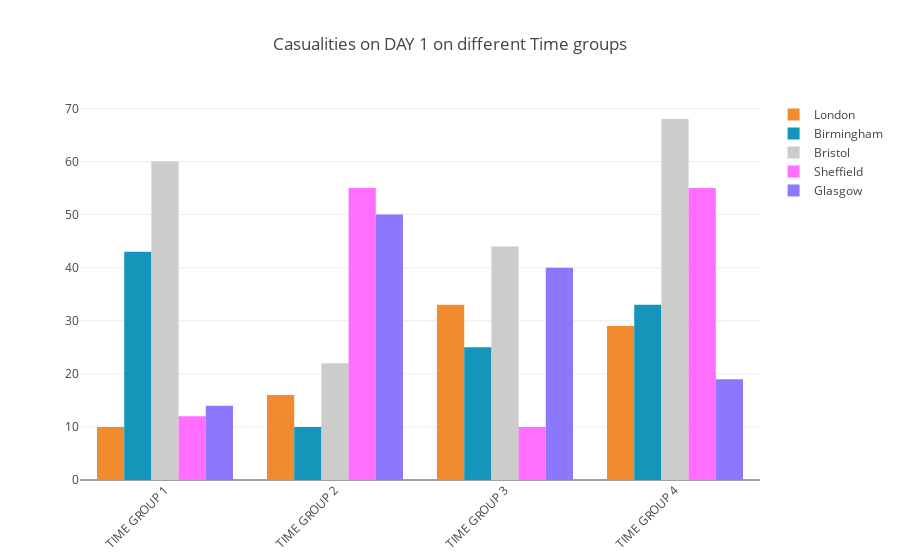
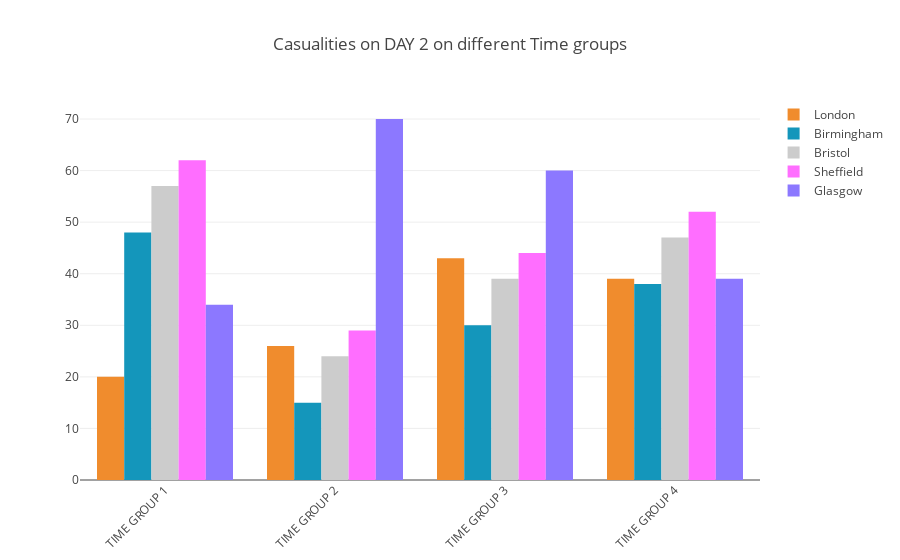
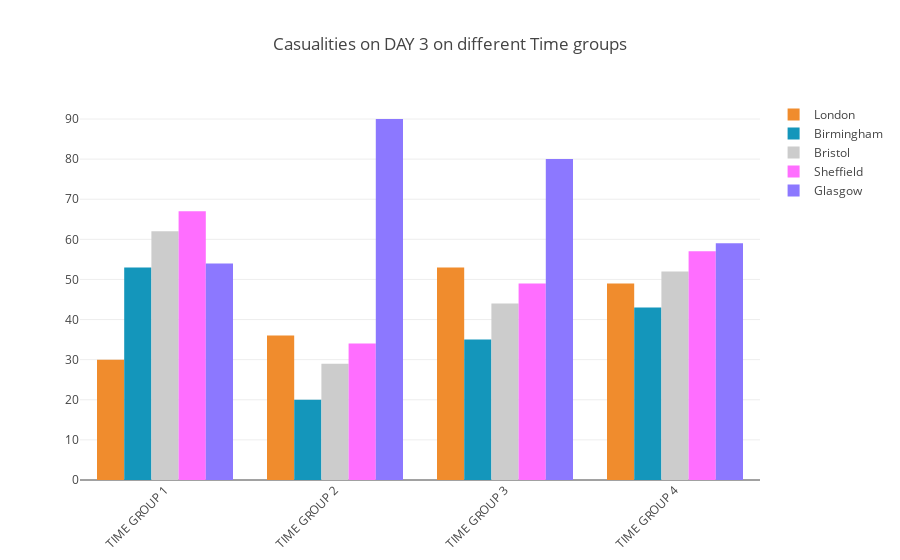
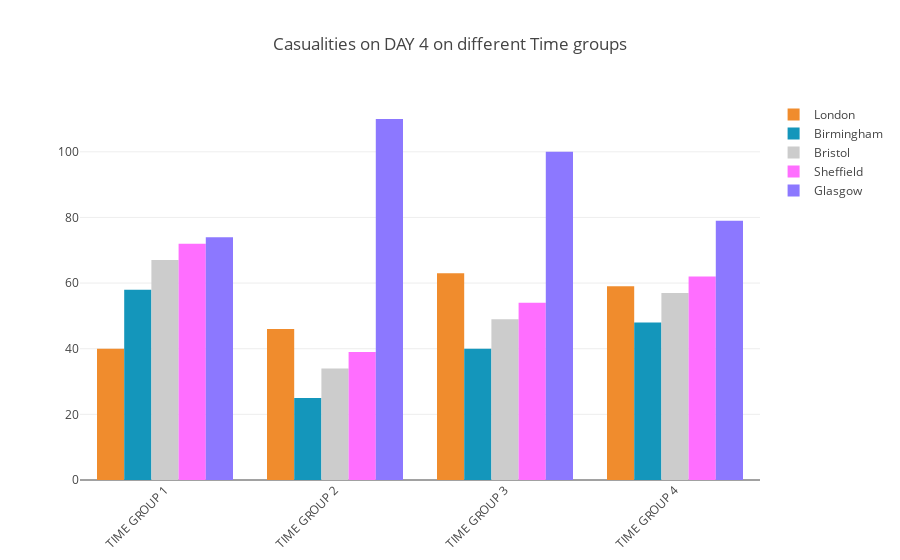

The cell these charts' notebook holds for them, in order:
### Markdown cell above
# Analysing accidents in Different Time Groups of each City on each Day
# (7 Graphs)

### Code cell
##Due to less data , random values are taken which can be easily replaced by orginal data when proper dataset is present
for i in range(7):
    London_plot = go.Bar(
    x=['TIME GROUP 1', 'TIME GROUP 2', 'TIME GROUP 3', 'TIME GROUP 4'],
    y=randomdata[0],
    name='London',
    marker=dict(
        color='rgb(240, 140, 45)',
        )
    )
    Birmingham_plot = go.Bar(
        x=['TIME GROUP 1', 'TIME GROUP 2', 'TIME GROUP 3', 'TIME GROUP 4'],
        y=randomdata[1],
        name='Birmingham',
        marker=dict(
            color='rgb(20, 150, 187)',
        )
    )
    Bristol_plot = go.Bar(
        x=['TIME GROUP 1', 'TIME GROUP 2', 'TIME GROUP 3', 'TIME GROUP 4'],
        y=randomdata[2],
        name='Bristol ',
        marker=dict(
            color='rgb(204,204,204)',
        )
    )
    Sheffield_plot = go.Bar(
        x=['TIME GROUP 1', 'TIME GROUP 2', 'TIME GROUP 3', 'TIME GROUP 4'],
        y=randomdata[3],
        name='Sheffield ',
        marker=dict(
            color='rgb(260, 110, 345)',
        )
    )
    Glasgow_plot = go.Bar(
        x=['TIME GROUP 1', 'TIME GROUP 2', 'TIME GROUP 3', 'TIME GROUP 4'],
        y=randomdata[4],
        name='Glasgow',
        marker=dict(
            color='rgb(140, 120, 415)',
        )
    )
    data = [London_plot,Birmingham_plot,Bristol_plot,Sheffield_plot,Glasgow_plot]
    layout = go.Layout(
        title = 'Casualities on DAY %d on different Time groups'%(i+1),
        xaxis=dict(tickangle=-45),
        barmode='group',
    )

    fig = dict(data=data, layout=layout)
    iplot(fig)
    randomdata[0]=randomdata[0]+10
    randomdata[1]=randomdata[1]+5
    randomdata[2]=randomdata[1]+9 
    randomdata[3]=randomdata[1]+14
    randomdata[4]=randomdata[4]+20

### Figure 1 — Plotly figure (JSON) as saved in the notebook; plotly's stock layout.template omitted (floating-point values rounded to 4 significant figures)
{"data": [{"marker": {"color": "rgb(240, 140, 45)"}, "name": "London", "type": "bar", "x": ["TIME GROUP 1", "TIME GROUP 2", "TIME GROUP 3", "TIME GROUP 4"], "y": [10, 16, 33, 29]}, {"marker": {"color": "rgb(20, 150, 187)"}, "name": "Birmingham", "type": "bar", "x": ["TIME GROUP 1", "TIME GROUP 2", "TIME GROUP 3", "TIME GROUP 4"], "y": [43, 10, 25, 33]}, {"marker": {"color": "rgb(204,204,204)"}, "name": "Bristol ", "type": "bar", "x": ["TIME GROUP 1", "TIME GROUP 2", "TIME GROUP 3", "TIME GROUP 4"], "y": [60, 22, 44, 68]}, {"marker": {"color": "rgb(260, 110, 345)"}, "name": "Sheffield ", "type": "bar", "x": ["TIME GROUP 1", "TIME GROUP 2", "TIME GROUP 3", "TIME GROUP 4"], "y": [12, 55, 10, 55]}, {"marker": {"color": "rgb(140, 120, 415)"}, "name": "Glasgow", "type": "bar", "x": ["TIME GROUP 1", "TIME GROUP 2", "TIME GROUP 3", "TIME GROUP 4"], "y": [14, 50, 40, 19]}], "layout": {"barmode": "group", "title": "Casualities on DAY 1 on different Time groups", "xaxis": {"tickangle": -45}}}

### Figure 2 — Plotly figure (JSON) as saved in the notebook; plotly's stock layout.template omitted (floating-point values rounded to 4 significant figures)
{"data": [{"marker": {"color": "rgb(240, 140, 45)"}, "name": "London", "type": "bar", "x": ["TIME GROUP 1", "TIME GROUP 2", "TIME GROUP 3", "TIME GROUP 4"], "y": [20, 26, 43, 39]}, {"marker": {"color": "rgb(20, 150, 187)"}, "name": "Birmingham", "type": "bar", "x": ["TIME GROUP 1", "TIME GROUP 2", "TIME GROUP 3", "TIME GROUP 4"], "y": [48, 15, 30, 38]}, {"marker": {"color": "rgb(204,204,204)"}, "name": "Bristol ", "type": "bar", "x": ["TIME GROUP 1", "TIME GROUP 2", "TIME GROUP 3", "TIME GROUP 4"], "y": [57, 24, 39, 47]}, {"marker": {"color": "rgb(260, 110, 345)"}, "name": "Sheffield ", "type": "bar", "x": ["TIME GROUP 1", "TIME GROUP 2", "TIME GROUP 3", "TIME GROUP 4"], "y": [62, 29, 44, 52]}, {"marker": {"color": "rgb(140, 120, 415)"}, "name": "Glasgow", "type": "bar", "x": ["TIME GROUP 1", "TIME GROUP 2", "TIME GROUP 3", "TIME GROUP 4"], "y": [34, 70, 60, 39]}], "layout": {"barmode": "group", "title": "Casualities on DAY 2 on different Time groups", "xaxis": {"tickangle": -45}}}

### Figure 3 — Plotly figure (JSON) as saved in the notebook; plotly's stock layout.template omitted (floating-point values rounded to 4 significant figures)
{"data": [{"marker": {"color": "rgb(240, 140, 45)"}, "name": "London", "type": "bar", "x": ["TIME GROUP 1", "TIME GROUP 2", "TIME GROUP 3", "TIME GROUP 4"], "y": [30, 36, 53, 49]}, {"marker": {"color": "rgb(20, 150, 187)"}, "name": "Birmingham", "type": "bar", "x": ["TIME GROUP 1", "TIME GROUP 2", "TIME GROUP 3", "TIME GROUP 4"], "y": [53, 20, 35, 43]}, {"marker": {"color": "rgb(204,204,204)"}, "name": "Bristol ", "type": "bar", "x": ["TIME GROUP 1", "TIME GROUP 2", "TIME GROUP 3", "TIME GROUP 4"], "y": [62, 29, 44, 52]}, {"marker": {"color": "rgb(260, 110, 345)"}, "name": "Sheffield ", "type": "bar", "x": ["TIME GROUP 1", "TIME GROUP 2", "TIME GROUP 3", "TIME GROUP 4"], "y": [67, 34, 49, 57]}, {"marker": {"color": "rgb(140, 120, 415)"}, "name": "Glasgow", "type": "bar", "x": ["TIME GROUP 1", "TIME GROUP 2", "TIME GROUP 3", "TIME GROUP 4"], "y": [54, 90, 80, 59]}], "layout": {"barmode": "group", "title": "Casualities on DAY 3 on different Time groups", "xaxis": {"tickangle": -45}}}

### Figure 4 — Plotly figure (JSON) as saved in the notebook; plotly's stock layout.template omitted (floating-point values rounded to 4 significant figures)
{"data": [{"marker": {"color": "rgb(240, 140, 45)"}, "name": "London", "type": "bar", "x": ["TIME GROUP 1", "TIME GROUP 2", "TIME GROUP 3", "TIME GROUP 4"], "y": [40, 46, 63, 59]}, {"marker": {"color": "rgb(20, 150, 187)"}, "name": "Birmingham", "type": "bar", "x": ["TIME GROUP 1", "TIME GROUP 2", "TIME GROUP 3", "TIME GROUP 4"], "y": [58, 25, 40, 48]}, {"marker": {"color": "rgb(204,204,204)"}, "name": "Bristol ", "type": "bar", "x": ["TIME GROUP 1", "TIME GROUP 2", "TIME GROUP 3", "TIME GROUP 4"], "y": [67, 34, 49, 57]}, {"marker": {"color": "rgb(260, 110, 345)"}, "name": "Sheffield ", "type": "bar", "x": ["TIME GROUP 1", "TIME GROUP 2", "TIME GROUP 3", "TIME GROUP 4"], "y": [72, 39, 54, 62]}, {"marker": {"color": "rgb(140, 120, 415)"}, "name": "Glasgow", "type": "bar", "x": ["TIME GROUP 1", "TIME GROUP 2", "TIME GROUP 3", "TIME GROUP 4"], "y": [74, 110, 100, 79]}], "layout": {"barmode": "group", "title": "Casualities on DAY 4 on different Time groups", "xaxis": {"tickangle": -45}}}
